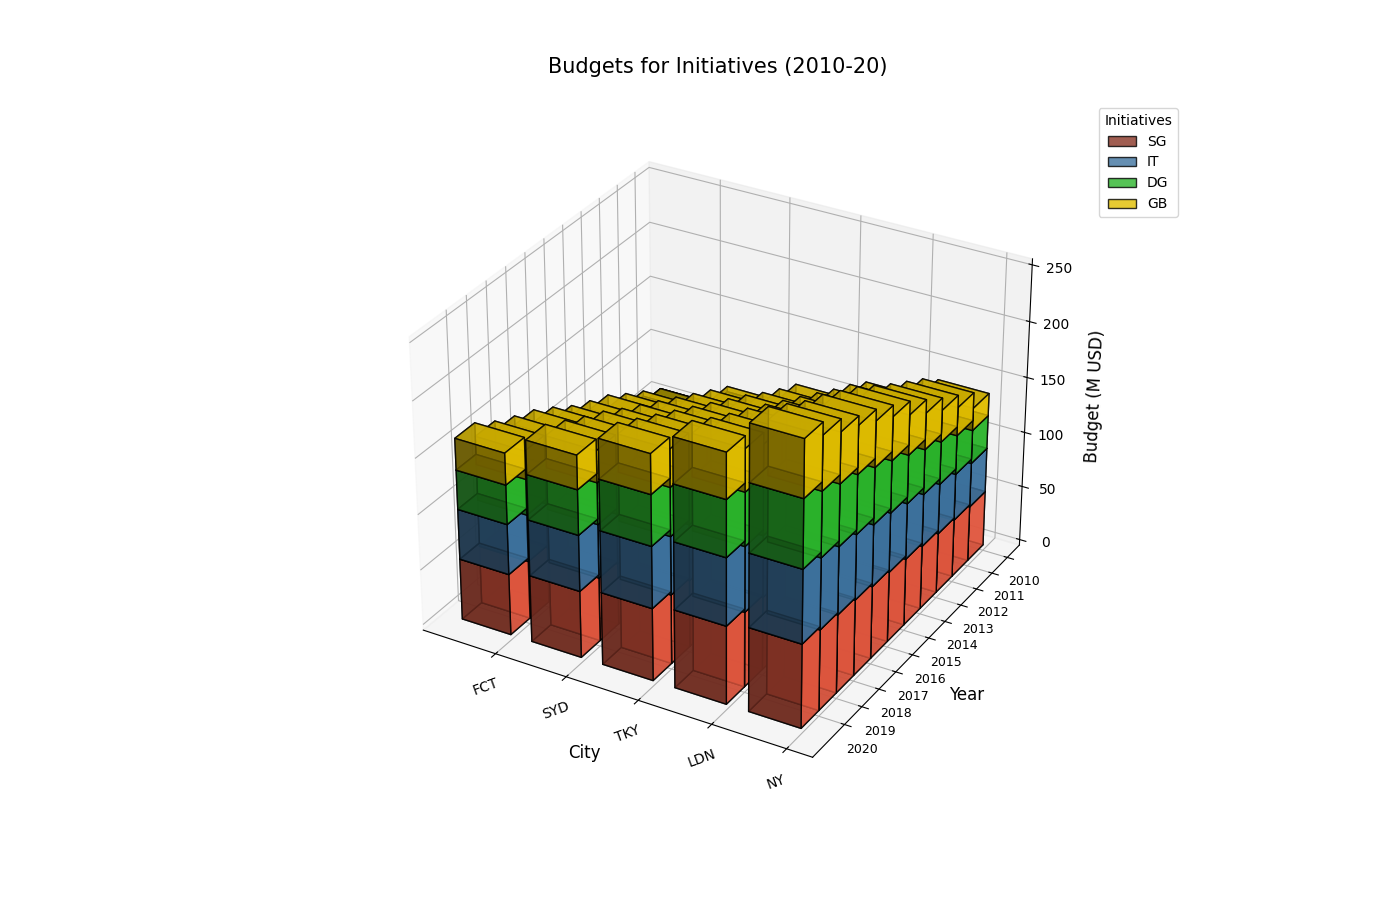

Here is the Python script that generated this plot:
import matplotlib.pyplot as plt
import numpy as np
from mpl_toolkits.mplot3d import Axes3D

years = np.arange(2010, 2021)
cities = ['NY', 'LDN', 'TKY', 'SYD', 'FCT']
initiatives = ['SG', 'IT', 'DG', 'GB']

ny_budgets = np.array([
    [50, 40, 30, 20], [52, 42, 35, 25], [54, 45, 38, 28], [57, 47, 40, 32],
    [60, 50, 43, 35], [63, 53, 46, 38], [65, 55, 50, 40], [68, 58, 52, 42],
    [70, 60, 54, 44], [72, 63, 57, 47], [75, 65, 60, 50]
])
ldn_budgets = np.array([
    [45, 35, 25, 15], [48, 37, 28, 18], [50, 40, 30, 20], [52, 43, 32, 23],
    [55, 45, 35, 25], [57, 48, 38, 27], [60, 50, 40, 30], [63, 53, 42, 32],
    [65, 55, 45, 34], [67, 58, 47, 37], [70, 60, 50, 40]
])
tky_budgets = np.array([
    [40, 30, 20, 10], [42, 32, 22, 13], [45, 34, 25, 15], [47, 37, 28, 18],
    [50, 40, 30, 20], [53, 42, 32, 23], [55, 45, 35, 25], [57, 48, 37, 28],
    [60, 50, 40, 30], [62, 52, 43, 33], [65, 55, 45, 35]
])
syd_budgets = np.array([
    [35, 25, 15, 5], [37, 28, 17, 8], [40, 30, 20, 10], [43, 32, 22, 13],
    [45, 35, 25, 15], [48, 37, 27, 18], [50, 40, 30, 20], [53, 43, 32, 23],
    [55, 45, 35, 25], [57, 48, 37, 28], [60, 50, 40, 30]
])
fct_budgets = np.array([
    [30, 20, 10, 0], [32, 22, 12, 5], [35, 25, 15, 7], [38, 28, 18, 10],
    [40, 30, 20, 12], [42, 32, 22, 15], [45, 35, 25, 18], [48, 38, 28, 20],
    [50, 40, 30, 22], [52, 42, 32, 25], [55, 45, 35, 28]
])

budgets = [ny_budgets, ldn_budgets, tky_budgets, syd_budgets, fct_budgets]
colors = ['#FF6347', '#4682B4', '#32CD32', '#FFD700']

fig = plt.figure(figsize=(14, 9))
ax = fig.add_subplot(111, projection='3d')

ax.view_init(elev=30, azim=120)

for c_idx, city in enumerate(cities):
    y = np.array(years)
    for i_idx in range(len(initiatives)):
        z = np.zeros_like(years) if i_idx == 0 else np.sum(budgets[c_idx][:, :i_idx], axis=1)
        dz = budgets[c_idx][:, i_idx]
        ax.bar3d(np.array([c_idx]*len(years)), y, z, 0.7, 1, dz, color=colors[i_idx], alpha=0.8, edgecolor='k')

ax.set_title('Budgets for Initiatives (2010-20)', fontsize=15, pad=25)
ax.set_xlabel('City', fontsize=12, labelpad=10)
ax.set_ylabel('Year', fontsize=12, labelpad=10)
ax.set_zlabel('Budget (M USD)', fontsize=12, labelpad=10)

ax.set_xticks(np.arange(len(cities)))
ax.set_xticklabels(cities, fontsize=10, rotation=20)
ax.set_yticks(years)
ax.set_yticklabels(years, fontsize=9)

ax.legend(initiatives, loc='upper left', fontsize=10, title='Initiatives', bbox_to_anchor=(1.05, 1), borderaxespad=0.)

plt.tight_layout()
plt.show()
